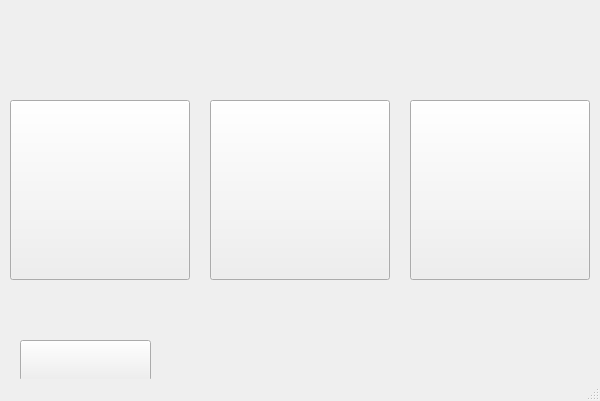
<?xml version="1.0" encoding="UTF-8"?>
<ui version="4.0">
 <class>MainWindow</class>
 <widget class="QMainWindow" name="MainWindow">
  <property name="geometry">
   <rect>
    <x>0</x>
    <y>0</y>
    <width>600</width>
    <height>401</height>
   </rect>
  </property>
  <property name="windowTitle">
   <string>MainWindow</string>
  </property>
  <widget class="QWidget" name="centralwidget">
   <widget class="QPushButton" name="btn_run_email">
    <property name="geometry">
     <rect>
      <x>10</x>
      <y>100</y>
      <width>180</width>
      <height>180</height>
     </rect>
    </property>
    <property name="text">
     <string/>
    </property>
   </widget>
   <widget class="QPushButton" name="btn_run_musicplayer">
    <property name="geometry">
     <rect>
      <x>210</x>
      <y>100</y>
      <width>180</width>
      <height>180</height>
     </rect>
    </property>
    <property name="text">
     <string/>
    </property>
   </widget>
   <widget class="QPushButton" name="btn_run_news">
    <property name="geometry">
     <rect>
      <x>410</x>
      <y>100</y>
      <width>180</width>
      <height>180</height>
     </rect>
    </property>
    <property name="text">
     <string/>
    </property>
   </widget>
   <widget class="QPushButton" name="btn_weather">
    <property name="geometry">
     <rect>
      <x>20</x>
      <y>340</y>
      <width>131</width>
      <height>41</height>
     </rect>
    </property>
    <property name="text">
     <string/>
    </property>
   </widget>
   <widget class="QLabel" name="label_icon1">
    <property name="geometry">
     <rect>
      <x>0</x>
      <y>340</y>
      <width>36</width>
      <height>36</height>
     </rect>
    </property>
    <property name="text">
     <string/>
    </property>
   </widget>
  </widget>
  <widget class="QMenuBar" name="menubar">
   <property name="geometry">
    <rect>
     <x>0</x>
     <y>0</y>
     <width>600</width>
     <height>21</height>
    </rect>
   </property>
  </widget>
  <widget class="QStatusBar" name="statusbar"/>
 </widget>
 <resources/>
 <connections/>
</ui>
